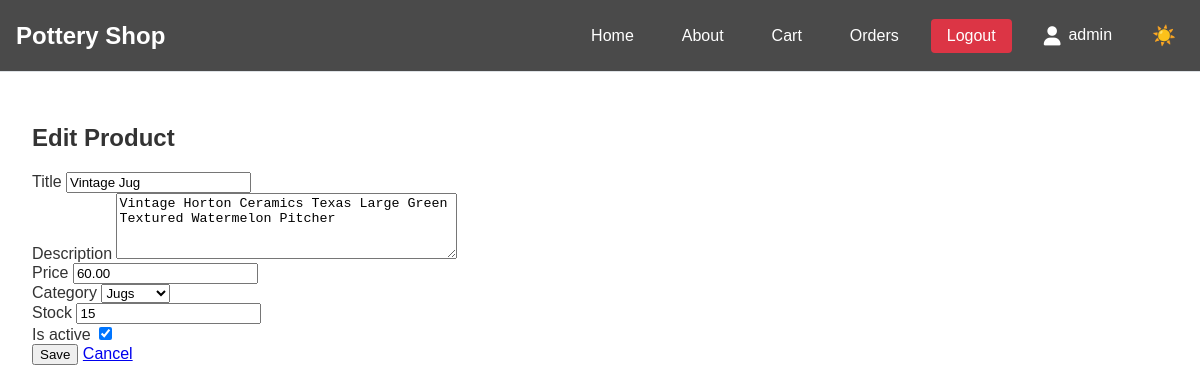
The app's page /product/28/update/ (signed in) with its own data.
### shop/models.py (models this page shows, shortened)
class Product(models.Model):
    title = models.CharField(max_length=200)
    description = models.TextField()
    price = models.DecimalField(max_digits=6, decimal_places=2)
    image = models.ImageField(upload_to='products/', null=True, blank=True)
    category = models.ForeignKey(Category, on_delete=models.SET_NULL, null=True, blank=True, related_name='products')
    stock = models.IntegerField(default=0)
    is_active = models.BooleanField(default=True)
    created_at = models.DateTimeField(auto_now_add=True)
    updated_at = models.DateTimeField(auto_now=True)
    objects = ProductManager()

### shop/views.py (the view, shortened to what this page needs)
# urls.py: path('product/<int:pk>/update/', ProductUpdateView.as_view(), name='product_update'),
class ProductUpdateView(LoginRequiredMixin, UpdateView):
    model = Product
    form_class = ProductForm
    template_name = 'product_form.html'
    success_url = reverse_lazy('home')

### shop/forms.py
class ProductForm(forms.ModelForm):
    class Meta:
        model = Product
        fields = ['title', 'description', 'price', 'category', 'stock', 'is_active']
        widgets = {
            'description': forms.Textarea(attrs={'rows': 4}),
            'price': forms.NumberInput(attrs={'min': '0', 'step': '0.01'}),
            'stock': forms.NumberInput(attrs={'min': '0'}),
        }

### shop/context_processors.py (called while the page is built)
def cart_count(request):
    if request.user.is_authenticated:
        order = Order.objects.filter(
            customer_email=request.user.email,
            status='pending'
        ).first()
    else:
        order = Order.objects.filter(
            customer_email='guest@example.com',
            status='pending'
        ).first()
    if order:
        return {'cart_count': OrderItem.objects.filter(order=order).count()}
    return {'cart_count': 0}

### shop/models.py (called while the page is built)
    def __str__(self):
        return self.name

### templates/product_form.html (shortened to what this page needs)
{% extends "base.html" %}
{% block content %}
<div class="container mt-5">
    <div class="row">
        <div class="col-md-8 offset-md-2">
            <div class="card">
                <div class="card-header">
                    <h2 class="mb-0">
                        {% if form.instance.pk %}
                            Edit Product
                        {% else %}
                            New Product
                        {% endif %}
                    </h2>
                </div>
                <div class="card-body">
                    <form method="post">
                        {% for field in form %}
                            <div class="mb-3">
                                <label for="{{ field.id_for_label }}" class="form-label">
                                    {{ field.label }}
                                </label>
                                {{ field }}
                            </div>
                        {% endfor %}
                        <div class="d-grid gap-2">
                            <button type="submit" class="btn btn-primary">Save</button>
                            <a href="{% url 'home' %}" class="btn btn-secondary">Cancel</a>
                        </div>
                    </form>
                </div>
            </div>
        </div>
    </div>
</div>
{% endblock %}

### templates/base.html (shortened to what this page needs)
{% load static %}
<!DOCTYPE html>
<html lang="en">
<head>
    <link rel="stylesheet" href="https://cdnjs.cloudflare.com/ajax/libs/font-awesome/6.0.0/css/all.min.css">
</head>
<body>
    <nav class="navbar">
        <a href="{% url 'home' %}" class="navbar-brand">Pottery Shop</a>
        <div class="nav-links">
            <a href="{% url 'home' %}">Home</a>
            <a href="{% url 'about' %}">About</a>
            <a href="{% url 'view_cart' %}" class="cart-link">
                Cart
            </a>
            <a href="{% url 'orders' %}">Orders</a>
            {% if user.is_authenticated %}
                <a href="{% url 'logout' %}" class="logout-button">Logout</a>
                <a href="#" class="user-icon">
                    <i class="fas fa-user"></i>
                    {{ user.username }}
                </a>
            {% else %}
                <a href="{% url 'login' %}" class="signup-button">Login</a>
                <a href="{% url 'register' %}">Register</a>
            {% endif %}
            <button id="darkModeToggle" class="dark-mode-toggle">
                <span class="light-icon">☀️</span>
            </button>
        </div>
    </nav>
    <main>
        {% block content %}
        {% endblock %}
    </main>
</body>
</html>

### templates/base.html (style rules this page uses)
:root { --bg-color: #ffffff; --text-color: #333333; --card-bg: #ffffff; --border-color: #dee2e6; --shadow-color: rgba(0, 0, 0, 0.1); --hover-bg: #f8f9fa; --nav-bg: #ffffff; --nav-border: #dee2e6; --navbar-text: #ffffff; --navbar-bg: #4a4a4a; --transition-duration: 0.3s; }
body { background-color: var(--bg-color); color: var(--text-color); transition: background-color var(--transition-duration) ease, color var(--transition-duration) ease; font-family: Arial, sans-serif; margin: 0; padding: 0; min-height: 100vh; display: flex; flex-direction: column; }
.navbar { background-color: var(--navbar-bg); border-bottom: 1px solid var(--nav-border); padding: 1rem; display: flex; justify-content: space-between; align-items: center; position: sticky; top: 0; z-index: 1000; width: 100%; box-sizing: border-box; transition: background-color var(--transition-duration) ease, border-color var(--transition-duration) ease; }
.navbar-brand { color: var(--navbar-text); text-decoration: none; font-size: 1.5rem; font-weight: bold; transition: color var(--transition-duration) ease; }
.nav-links { display: flex; align-items: center; gap: 1rem; flex-wrap: wrap; margin-left: auto; }
.nav-links a { color: var(--navbar-text); text-decoration: none; padding: 0.5rem 1rem; border-radius: 4px; transition: all var(--transition-duration) ease; white-space: nowrap; display: inline-flex; align-items: center; }
.cart-link { position: relative; display: inline-flex; align-items: center; gap: 0.5rem; }
.user-icon { color: var(--navbar-text); text-decoration: none; display: flex; align-items: center; gap: 0.5rem; transition: color var(--transition-duration) ease; }
.user-icon i { font-size: 1.2rem; transition: color var(--transition-duration) ease; }
.logout-button { background-color: #dc3545; color: white; text-decoration: none; padding: 0.5rem 1rem; border-radius: 4px; transition: all var(--transition-duration) ease; }
main { padding: 2rem; flex: 1; width: 100%; box-sizing: border-box; transition: background-color var(--transition-duration) ease; }
.dark-mode-toggle { background: none; border: none; cursor: pointer; padding: 8px; font-size: 1.2rem; border-radius: 50%; display: flex; align-items: center; justify-content: center; transition: all var(--transition-duration) ease; color: var(--navbar-text); }

### records on screen
Product: form "Vintage Jug" "Vintage Horton Ceramics Texas Large Green Textured Watermelon Pitcher" "60.00" "Jugs" "15" "☑"

### other values on screen
{{ user.username }} "admin"
{{ field.label }} "Title" "Description" "Price" "Category" "Stock" "Is active"
